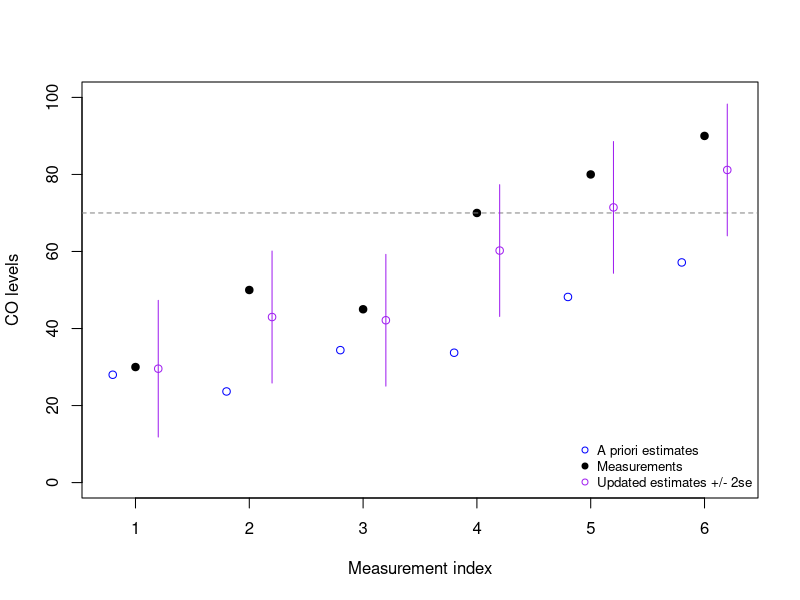

Write R code to recreate this figure.
## ---- chunk 1
#| code-fold: true
#| fig-cap: "Observations and estimates for CO detector example"
y <- c(30, 50, 45, 70, 80, 90)
blanks <- numeric(length(y)) #to be filled later
x_prior <- blanks
P_prior <- blanks
S <- blanks
K <- blanks
x_post <- blanks
P_post <- blanks
x_post0 <- 35    # initial state estimate
P_post0 <- 15^2  # initial state uncertainty
F <- 0.8        # carbon monoxide assumed to disperse over time
A <- 1          # univariate obs, no hidden components to the state
Q <- 15^2        # process variance (CO drift)
R <- 10^2       # measurement variance (sensor error)

for (t in 1:length(y)){
  #predict phase
  x_prior[t] <- F*ifelse(t==1,x_post0,x_post[t-1])
  P_prior[t]  <- F^2*ifelse(t==1,P_post0,P_post[t-1]) + Q
  #update phase
  K[t] <- P_prior[t] / (P_prior[t] + R) # steps 3 and 4 in notes
  x_post[t] <- (1 - K[t]) * x_prior[t] + K[t] * y[t]
  P_post[t] <- (1 - K[t]) * P_prior[t]}

plot(1:6,y,pch=19,xlim=c(0.75,6.25),ylim=c(0,100),
     ylab='CO levels',xlab='Measurement index')
abline(h=70,lty=2,col='grey50')
points(1:6-0.2,x_prior,col='blue')
points(1:6+0.2,x_post,col='purple')
segments(1:6+0.2,y0=x_post-2*sqrt(P_post),
         y1=x_post+2*sqrt(P_post),col='purple')
legend(x='bottomright',pch=c(1,19,1),col=c('blue','black','purple'),cex=0.8,bty='n',
       legend=c('A priori estimates','Measurements','Updated estimates +/- 2se'))
